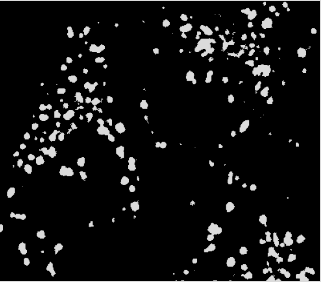
#> input picture Test_image_3.PNG, 321 x 282 px, found by its file name
$ jupyter execute --allow-errors '6-Morph_OPs_(Erode_Dilate).ipynb'
#> lines starting #> are read from the running program, lines starting #| are printed output that depends on the picture
## Morphological operation
#### It process and adjust a pixel in the image based on it's neighbouring pixels

[cell 1]
import cv2
import numpy as np
import matplotlib.pyplot as plt

[cell 2]
image = cv2.imread(".Images/Test_image_3.png")
#> image is the input picture: shape (282, 321, 3); min 0, max 219, mean 18.4
K_size = 3

### <b> Erode </b>

[cell 3]
rows = 1
cols = 2
fig, axes = plt.subplots(nrows=rows, ncols=cols, figsize=(15,15))

axes[0].imshow(image)
axes[0].set_title(f"Gray Image",fontsize = 20)

Krnl = cv2.getStructuringElement(cv2.MORPH_RECT,(3,3))
eroded_img = cv2.erode(image,Krnl,iterations=2)
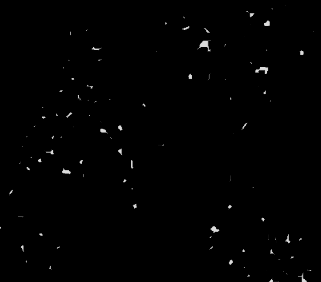
#> eroded_img: shape (282, 321, 3); min 0, max 219, mean 1.5
axes[1].imshow(eroded_img)
axes[1].set_title(f"Eroded",fontsize = 20)

# fig.tight_layout()
plt.show()
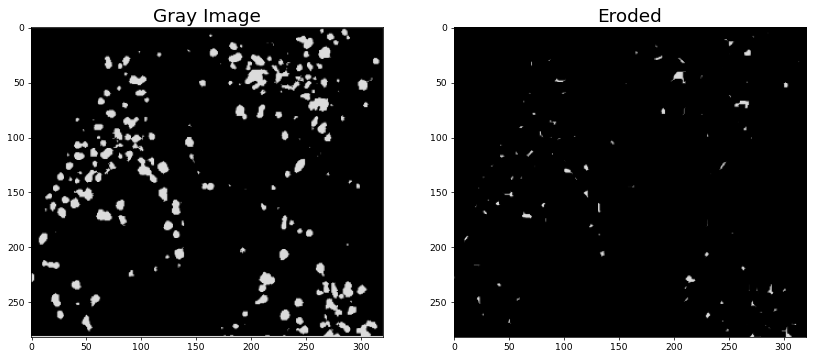
#> figure drawn by matplotlib, 2 panels

### <b>Dilate </b>

[cell 4]
rows = 1
cols = 2
fig, axes = plt.subplots(nrows=rows, ncols=cols, figsize=(15,15))

axes[0].imshow(image)
axes[0].set_title(f"Gray Image",fontsize = 20)

Krnl = cv2.getStructuringElement(cv2.MORPH_RECT,(3,3))
eroded_img = cv2.dilate(image,Krnl,iterations=2)
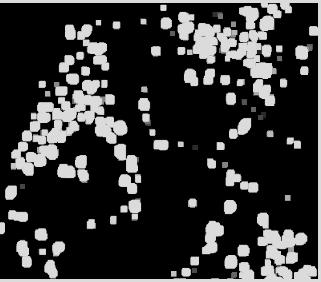
#> eroded_img: shape (282, 321, 3); min 0, max 219, mean 50.8
axes[1].imshow(eroded_img)
axes[1].set_title(f"Dilated",fontsize = 20)

fig.tight_layout()
plt.show()
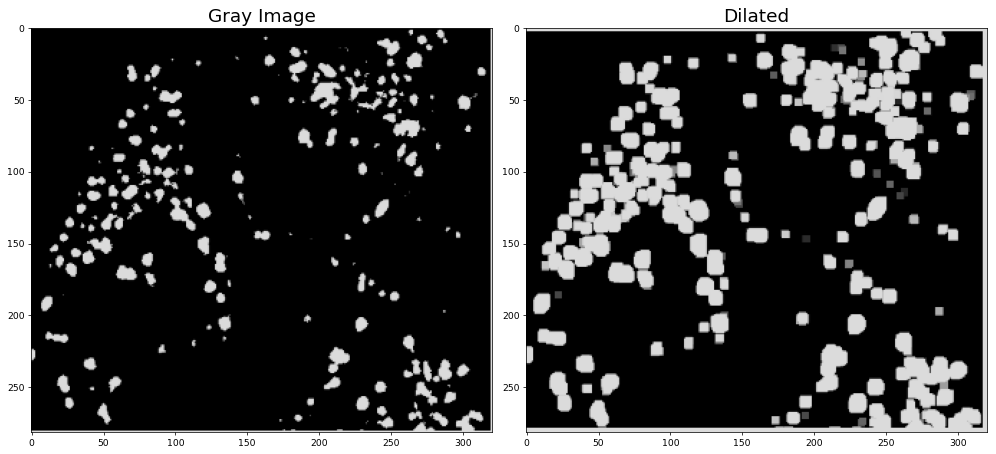
#> figure drawn by matplotlib, 2 panels

### <b> Opening </b>

[cell 5]
rows = 1
cols = 2
fig, axes = plt.subplots(nrows=rows, ncols=cols, figsize=(15,15))

axes[0].imshow(image)
axes[0].set_title(f"Gray Image",fontsize = 20)

Krnl = cv2.getStructuringElement(cv2.MORPH_RECT,(3,3))
eroded_img = cv2.morphologyEx(image,cv2.MORPH_OPEN,Krnl)
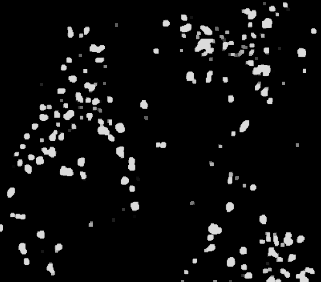
#> eroded_img: shape (282, 321, 3); min 0, max 219, mean 14.4
axes[1].imshow(eroded_img)
axes[1].set_title(f"Opening",fontsize = 20)

fig.tight_layout()
plt.show()

### <b> Closing <b/>

[cell 6]
rows = 1
cols = 2
fig, axes = plt.subplots(nrows=rows, ncols=cols, figsize=(15,15))

axes[0].imshow(image)
axes[0].set_title(f"Gray Image",fontsize = 20)

Krnl = cv2.getStructuringElement(cv2.MORPH_RECT,(3,3))
eroded_img = cv2.morphologyEx(image,cv2.MORPH_CLOSE,Krnl)
axes[1].imshow(eroded_img)
axes[1].set_title(f"Opening",fontsize = 20)

fig.tight_layout()
plt.show()

### Gradient

[cell 7]
rows = 1
cols = 2
fig, axes = plt.subplots(nrows=rows, ncols=cols, figsize=(15,15))

axes[0].imshow(image)
axes[0].set_title(f"Gray Image",fontsize = 20)

Krnl = cv2.getStructuringElement(cv2.MORPH_RECT,(3,3))
eroded_img = cv2.morphologyEx(image,cv2.MORPH_GRADIENT,Krnl)
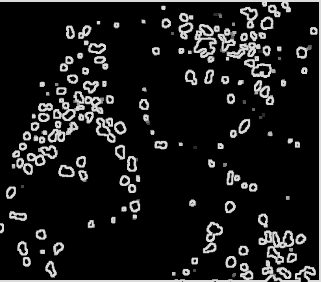
#> eroded_img: shape (282, 321, 3); min 0, max 219, mean 27.6
axes[1].imshow(eroded_img)
axes[1].set_title(f"Opening",fontsize = 20)

fig.tight_layout()
plt.show()

$ run again, with Test_image_5.png copied over Test_image_3.PNG
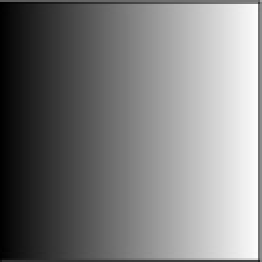
#> input picture Test_image_5.png, 131 x 131 px, found by its file name (shown 2 times larger)
#> image is the input picture: shape (131, 131, 3); min 0, max 253, mean 125.2
#> `plt.show()`:
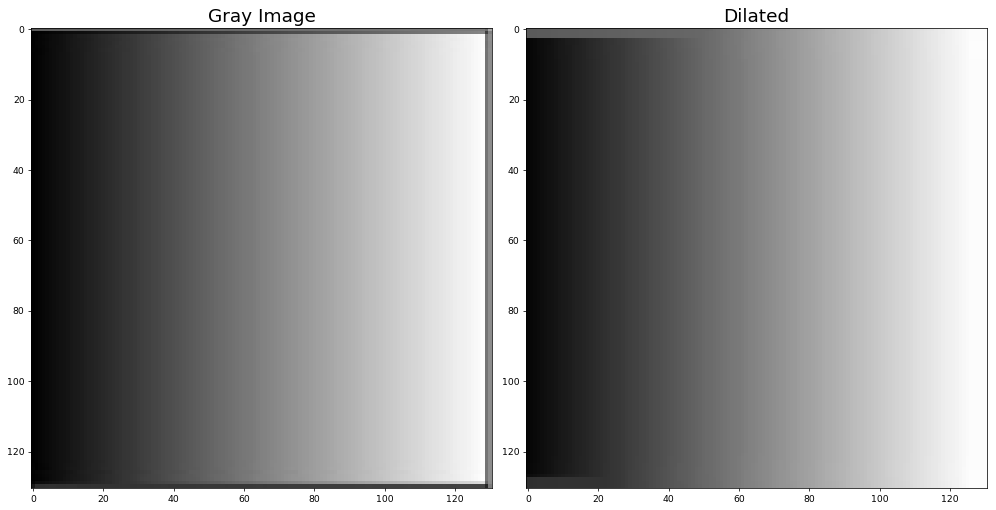
#> figure drawn by matplotlib, 2 panels
#> `eroded_img = cv2.morphologyEx(image,cv2.MORPH_GRADIENT,Krnl)`:
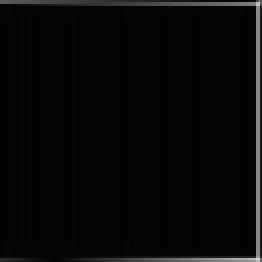
#> eroded_img: shape (131, 131, 3) (shown 2 times larger); min 2, max 216, mean 8.6
